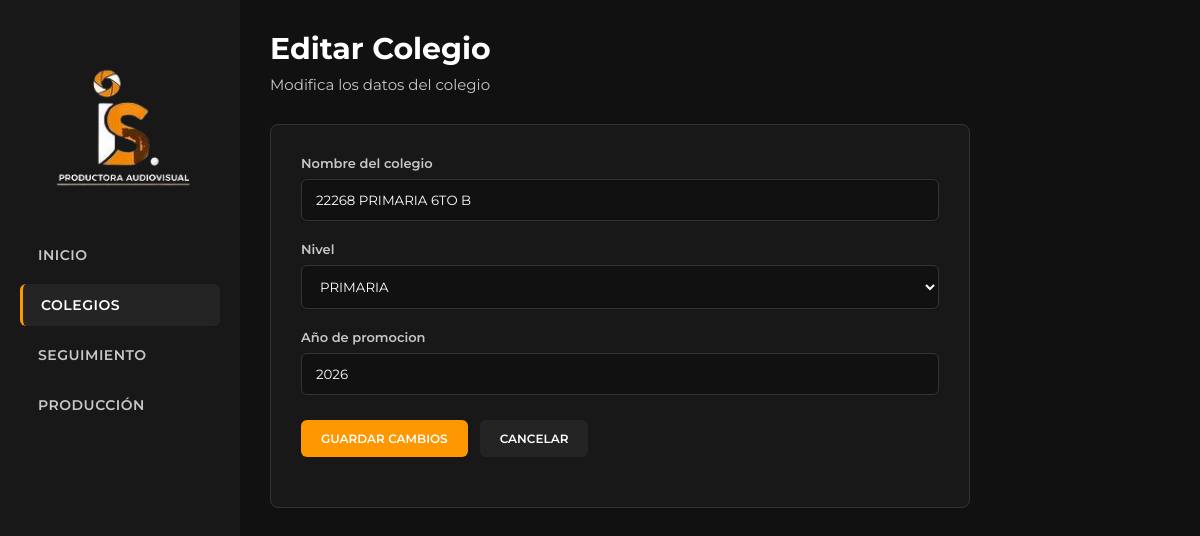
Screenshot of /app/views/editar_colegio.php?id=2 with the database file from the repository.
### tables this page shows
CREATE TABLE colegios (
    id_colegio INT AUTO_INCREMENT PRIMARY KEY,
    nombre VARCHAR(100),
    nivel VARCHAR(20) NULL,            
    anio_promocion YEAR NULL           
);

### app/views/editar_colegio.php (the view, shortened to what this page needs)
<?php
require_once "../../config/conexion.php";
$id = (int) $_GET["id"];
$niveles = ["INICIAL", "PRIMARIA", "SECUNDARIA", "SUPERIOR", "PRONOEI", "NIDO"];
$sql = "SELECT * FROM colegios WHERE id_colegio = $id";
$resultado = $conexion->query($sql);
$colegio = $resultado->fetch_assoc();
?>
<!DOCTYPE html>
<html lang="es">
<head>
    <link rel="stylesheet" href="/monitoreo_ishume_2026/public/css/configuracion.css">
    <link rel="stylesheet" href="/monitoreo_ishume_2026/public/css/menu.css">
    <link rel="stylesheet" href="/monitoreo_ishume_2026/public/css/dashboard.css">
    <link rel="stylesheet" href="/monitoreo_ishume_2026/public/css/formulario.css">
    <link rel="stylesheet" href="/monitoreo_ishume_2026/public/css/sistema.css">
</head>
<body>
    <div class="contenedor">
        <?php
        require "menu.php";
        ?>
        <main class="contenido">
            <div class="titulo">
                <h1>Editar Colegio</h1>
                <p>Modifica los datos del colegio</p>
            </div>
            <form action="" method="POST" class="formulario">
                <div>
                    <label for="nombre">Nombre del colegio</label>
                    <input type="text" id="nombre" name="nombre"
                        value="<?php echo htmlspecialchars($colegio['nombre']); ?>" required>
                </div>
                <div>
                    <label for="nivel">Nivel</label>
                    <select id="nivel" name="nivel" required>
                        <?php foreach ($niveles as $n): ?>
                            <option value="<?php echo $n; ?>"
                                <?php if ($colegio['nivel'] == $n) echo 'selected'; ?>><?php echo $n; ?></option>
                        <?php endforeach; ?>
                    </select>
                </div>
                <div>
                    <label for="anio_promocion">Año de promocion</label>
                    <input type="number" id="anio_promocion" name="anio_promocion"
                        value="<?php echo $colegio['anio_promocion']; ?>" required>
                </div>
                <div class="botones-formulario">
                    <button type="submit" class="btn-guardar">GUARDAR CAMBIOS</button>
                    <a href="colegios.php" class="btn-cancelar">CANCELAR</a>
                </div>
            </form>
        </main>
    </div>
</body>
</html>

### public/css/configuracion.css (style rules this page uses)
* { margin: 0; padding: 0; box-sizing: border-box; }
body { font-family: 'Montserrat', sans-serif; background-color: #111111; color: #FFFFFF; }
a { text-decoration: none; color: inherit; }
button, input, select { font-family: inherit; }
:root { --negro: #111111; --negro-secundario: #181818; --gris: #242424; --gris-borde: #333333; --naranja: #FF9800; --blanco: #FFFFFF; --gris-texto: #C7C7C7; --gris-suave: #777777; --verde: #22C55E; --amarillo: #F59E0B; --rojo: #EF4444; }

### public/css/dashboard.css (style rules this page uses)
.contenedor { display: flex; min-height: 100vh; }
.contenido { flex: 1; padding: 30px; background-color: var(--negro); }
.titulo { margin-bottom: 30px; }
.titulo h1 { font-size: 30px; color: var(--blanco); margin-bottom: 8px; }
.titulo p { color: var(--gris-texto); font-size: 15px; }

### public/css/formulario.css (style rules this page uses)
.formulario { width: 100%; max-width: 700px; background-color: var(--negro-secundario); border: 1px solid var(--gris-borde); border-radius: 8px; padding: 30px; }
.formulario div { margin-bottom: 20px; }
.formulario label { display: block; color: var(--gris-texto); font-size: 13px; font-weight: 600; margin-bottom: 8px; }
.formulario input { width: 100%; padding: 12px 14px; background-color: var(--negro); color: var(--blanco); border: 1px solid var(--gris-borde); border-radius: 6px; outline: none; }
.botones-formulario { display: flex; gap: 12px; margin-top: 25px; }
.btn-guardar { background-color: var(--naranja); color: var(--blanco); border: none; padding: 11px 20px; border-radius: 6px; font-size: 12px; font-weight: 600; cursor: pointer; }
.btn-cancelar { background-color: var(--gris); color: var(--blanco); padding: 11px 20px; border-radius: 6px; font-size: 12px; font-weight: 600; }

### public/css/sistema.css (style rules this page uses)
.formulario select { width: 100%; padding: 12px 14px; background-color: var(--negro); color: var(--blanco); border: 1px solid var(--gris-borde); border-radius: 6px; outline: none; }

### rows the page displays
colegios: nombre "22268 PRIMARIA 6TO B", nivel "PRIMARIA", anio_promocion "2026"
